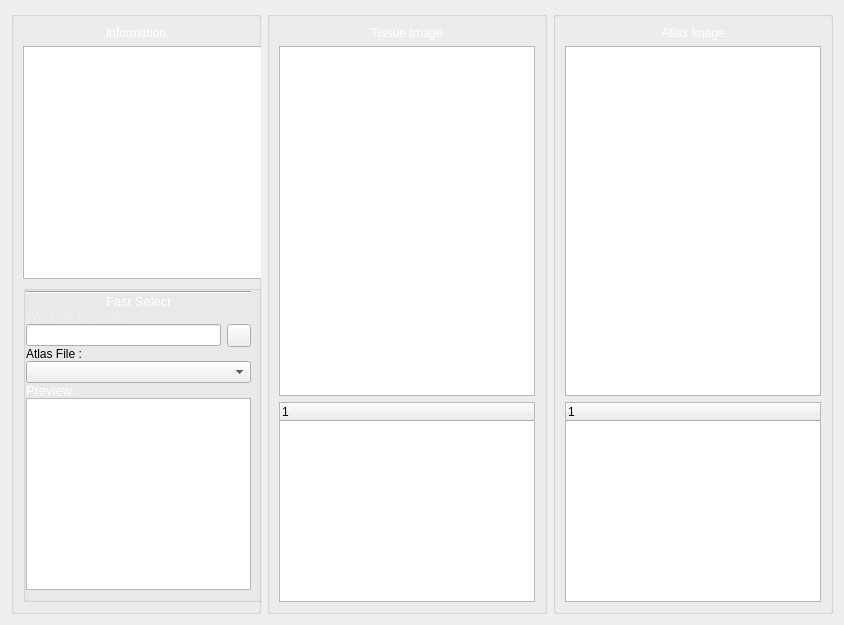
         <widget class="QWidget" name="tabLandmarks">
          <attribute name="title">
           <string>LandMark Detection</string>
          </attribute>
          <layout class="QHBoxLayout" name="horizontalLayout_9">
           <item>
            <widget class="QGroupBox" name="groupBox">
             <property name="maximumSize">
              <size>
               <width>250</width>
               <height>16777215</height>
              </size>
             </property>
             <property name="title">
              <string/>
             </property>
             <layout class="QVBoxLayout" name="verticalLayout_6">
              <item>
               <widget class="QLabel" name="lblLandMarkInfoTitle">
                <property name="text">
                 <string>&lt;html&gt;&lt;head/&gt;&lt;body&gt;&lt;p align=&quot;center&quot;&gt;&lt;span style=&quot; color:#ffffff;&quot;&gt;Information&lt;/span&gt;&lt;/p&gt;&lt;/body&gt;&lt;/html&gt;</string>
                </property>
               </widget>
              </item>
              <item>
               <widget class="QTextBrowser" name="lblLandmarkInfoContent">
                <property name="minimumSize">
                 <size>
                  <width>240</width>
                  <height>0</height>
                 </size>
                </property>
                <property name="maximumSize">
                 <size>
                  <width>240</width>
                  <height>16777215</height>
                 </size>
                </property>
                <property name="html">
                 <string>&lt;!DOCTYPE HTML PUBLIC &quot;-//W3C//DTD HTML 4.0//EN&quot; &quot;http://www.w3.org/TR/REC-html40/strict.dtd&quot;&gt;
&lt;html&gt;&lt;head&gt;&lt;meta name=&quot;qrichtext&quot; content=&quot;1&quot; /&gt;&lt;style type=&quot;text/css&quot;&gt;
p, li { white-space: pre-wrap; }
&lt;/style&gt;&lt;/head&gt;&lt;body style=&quot; font-family:'Ubuntu'; font-size:11pt; font-weight:400; font-style:normal;&quot;&gt;
&lt;p style=&quot; margin-top:0px; margin-bottom:0px; margin-left:0px; margin-right:0px; -qt-block-indent:0; text-indent:0px;&quot;&gt;&lt;span style=&quot; font-size:9pt; font-weight:600; color:#ffffff;&quot;&gt;Atlas to slice Registration:&lt;/span&gt;&lt;/p&gt;
&lt;p style=&quot;-qt-paragraph-type:empty; margin-top:0px; margin-bottom:0px; margin-left:0px; margin-right:0px; -qt-block-indent:0; text-indent:0px; font-size:9pt; color:#ffffff;&quot;&gt;&lt;br /&gt;&lt;/p&gt;
&lt;p style=&quot; margin-top:0px; margin-bottom:0px; margin-left:0px; margin-right:0px; -qt-block-indent:0; text-indent:0px;&quot;&gt;&lt;span style=&quot; font-size:9pt; color:#ffffff;&quot;&gt;1- Press the Auto detect Button&lt;/span&gt;&lt;/p&gt;
&lt;p style=&quot;-qt-paragraph-type:empty; margin-top:0px; margin-bottom:0px; margin-left:0px; margin-right:0px; -qt-block-indent:0; text-indent:0px; font-size:9pt; color:#ffffff;&quot;&gt;&lt;br /&gt;&lt;/p&gt;
&lt;p style=&quot; margin-top:0px; margin-bottom:0px; margin-left:0px; margin-right:0px; -qt-block-indent:0; text-indent:0px;&quot;&gt;&lt;span style=&quot; font-size:9pt; color:#ffffff;&quot;&gt;2- Choose important Landmarks&lt;br /&gt;&lt;br /&gt;3- Press Accept&lt;/span&gt;&lt;/p&gt;&lt;/body&gt;&lt;/html&gt;</string>
                </property>
               </widget>
              </item>
              <item>
               <widget class="QGroupBox" name="landmarkfastselect">
                <property name="minimumSize">
                 <size>
                  <width>240</width>
                  <height>0</height>
                 </size>
                </property>
                <property name="maximumSize">
                 <size>
                  <width>250</width>
                  <height>16777215</height>
                 </size>
                </property>
                <property name="title">
                 <string/>
                </property>
                <layout class="QGridLayout" name="gridLayout_7">
                 <property name="leftMargin">
                  <number>0</number>
                 </property>
                 <property name="topMargin">
                  <number>0</number>
                 </property>
                 <property name="verticalSpacing">
                  <number>0</number>
                 </property>
                 <item row="6" column="0">
                  <widget class="QLabel" name="label_28">
                   <property name="text">
                    <string>&lt;html&gt;&lt;head/&gt;&lt;body&gt;&lt;p&gt;&lt;span style=&quot; font-size:10pt; color:#eeeeec;&quot;&gt;Working Directory :&lt;/span&gt;&lt;/p&gt;&lt;/body&gt;&lt;/html&gt;</string>
                   </property>
                  </widget>
                 </item>
                 <item row="0" column="0" rowspan="2" colspan="3">
                  <widget class="Line" name="line_3">
                   <property name="orientation">
                    <enum>Qt::Horizontal</enum>
                   </property>
                  </widget>
                 </item>
                 <item row="10" column="0" colspan="2">
                  <widget class="QLabel" name="label_30">
                   <property name="text">
                    <string>&lt;html&gt;&lt;head/&gt;&lt;body&gt;&lt;p&gt;&lt;span style=&quot; font-size:10pt; color:#ffffff;&quot;&gt;Preview:&lt;/span&gt;&lt;/p&gt;&lt;/body&gt;&lt;/html&gt;</string>
                   </property>
                  </widget>
                 </item>
                 <item row="7" column="2">
                  <widget class="QToolButton" name="btnBrowseImage">
                   <property name="styleSheet">
                    <string notr="true">#btnApply{
color:#fff;
font-size:12px;
font-weight:bold;}</string>
                   </property>
                   <property name="text">
                    <string/>
                   </property>
                   <property name="icon">
                    <iconset>
                     <normaloff>:/newPrefix/Icons/browse.svg</normaloff>:/newPrefix/Icons/browse.svg</iconset>
                   </property>
                   <property name="iconSize">
                    <size>
                     <width>16</width>
                     <height>16</height>
                    </size>
                   </property>
                  </widget>
                 </item>
                 <item row="8" column="0" colspan="2">
                  <widget class="QLabel" name="label_29">
                   <property name="text">
                    <string>&lt;html&gt;&lt;head/&gt;&lt;body&gt;&lt;p&gt;&lt;span style=&quot; font-size:10pt; color:#ffffff;&quot;&gt;Atlas File :&lt;/span&gt;&lt;/p&gt;&lt;/body&gt;&lt;/html&gt;</string>
                   </property>
                  </widget>
                 </item>
                 <item row="9" column="0" colspan="3">
                  <widget class="QComboBox" name="cmbSelectImage"/>
                 </item>
                 <item row="11" column="0" colspan="3">
                  <widget class="PhotoViewer" name="atlasPreview"/>
                 </item>
                 <item row="7" column="0" colspan="2">
                  <widget class="QLineEdit" name="txtbrowse">
                   <property name="readOnly">
                    <bool>true</bool>
                   </property>
                  </widget>
                 </item>
                 <item row="2" column="0" colspan="3">
                  <widget class="QLabel" name="label_27">
                   <property name="text">
                    <string>&lt;html&gt;&lt;head/&gt;&lt;body&gt;&lt;p&gt;&lt;span style=&quot; font-size:10pt; color:#ffffff;&quot;&gt;Fast Select&lt;/span&gt;&lt;/p&gt;&lt;/body&gt;&lt;/html&gt;</string>
                   </property>
                   <property name="alignment">
                    <set>Qt::AlignCenter</set>
                   </property>
                  </widget>
                 </item>
                </layout>
               </widget>
              </item>
             </layout>
            </widget>
           </item>
           <item>
            <widget class="QGroupBox" name="groupBox_6">
             <property name="title">
              <string/>
             </property>
             <layout class="QVBoxLayout" name="verticalLayout">
              <item>
               <widget class="QLabel" name="lblLandmark">
                <property name="text">
                 <string>&lt;html&gt;&lt;head/&gt;&lt;body&gt;&lt;p align=&quot;center&quot;&gt;&lt;span style=&quot; color:#ffffff;&quot;&gt;Tissue Image&lt;/span&gt;&lt;/p&gt;&lt;/body&gt;&lt;/html&gt;</string>
                </property>
               </widget>
              </item>
              <item>
               <widget class="PhotoViewer" name="attlasViewFrist">
                <property name="minimumSize">
                 <size>
                  <width>0</width>
                  <height>350</height>
                 </size>
                </property>
               </widget>
              </item>
              <item>
               <widget class="QTreeWidget" name="attlasListFrist">
                <property name="minimumSize">
                 <size>
                  <width>0</width>
                  <height>200</height>
                 </size>
                </property>
                <property name="maximumSize">
                 <size>
                  <width>16777215</width>
                  <height>250</height>
                 </size>
                </property>
                <column>
                 <property name="text">
                  <string notr="true">1</string>
                 </property>
                </column>
               </widget>
              </item>
             </layout>
            </widget>
           </item>
           <item>
            <widget class="QGroupBox" name="groupBox_7">
             <property name="title">
              <string/>
             </property>
             <layout class="QVBoxLayout" name="verticalLayout_11">
              <item>
               <widget class="QLabel" name="lblLandmarkAtlas">
                <property name="text">
                 <string>&lt;html&gt;&lt;head/&gt;&lt;body&gt;&lt;p align=&quot;center&quot;&gt;&lt;span style=&quot; color:#ffffff;&quot;&gt;Atlas Image&lt;/span&gt;&lt;/p&gt;&lt;/body&gt;&lt;/html&gt;</string>
                </property>
               </widget>
              </item>
              <item>
               <widget class="PhotoViewer" name="attlasViewSecond">
                <property name="minimumSize">
                 <size>
                  <width>0</width>
                  <height>350</height>
                 </size>
                </property>
               </widget>
              </item>
              <item>
               <widget class="QTreeWidget" name="attlasListSecond">
                <property name="minimumSize">
                 <size>
                  <width>0</width>
                  <height>200</height>
                 </size>
                </property>
                <property name="maximumSize">
                 <size>
                  <width>16777215</width>
                  <height>250</height>
                 </size>
                </property>
                <column>
                 <property name="text">
                  <string notr="true">1</string>
                 </property>
                </column>
               </widget>
              </item>
             </layout>
            </widget>
           </item>
          </layout>
         </widget>
